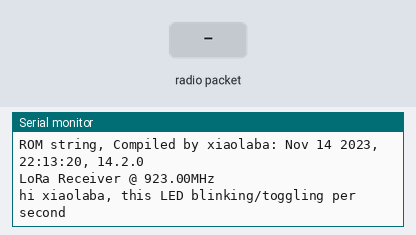
A sketch run on a simulated Arduino Uno, built for the host (arithmetic inside an expression is 32-bit, double 64-bit). Shown: the last lines printed to the serial monitor. The inputs (shaded band) are chosen by the test bench. No radio packets arrive unless stated.

Above: at 1.2 s.
1.3 s: radio packet "1" arrives
At 1.7 s:
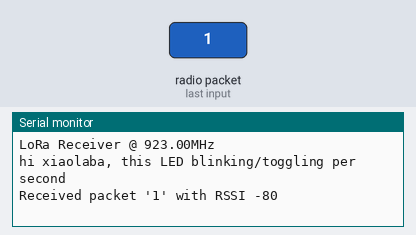
2.8 s: radio packet "0" arrives
At 2.96 s:
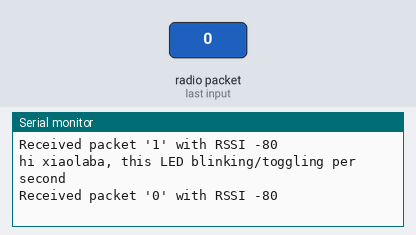
4.3 s: radio packet "2" arrives
At 4.9 s:
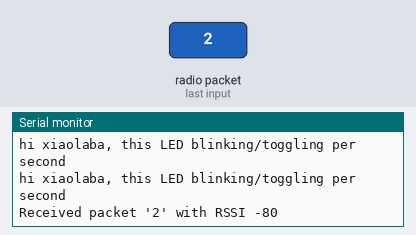

Measured:
- after the input at 1.3 s, the serial monitor: prints a new line at once (image 1)
- after the input at 2.8 s, the serial monitor: prints a new line at once (image 2)
- after the input at 4.3 s, the serial monitor: prints a new line at once (image 3)

The sketch:

LoRaReceiver_test.ino
```cpp
#include <SPI.h>
#include <LoRa.h>

// hardware used: invisiblefun.com, saying a company of HongKong based,
// LoRaWAN chip: SX1276 LoRaWAN
// MCU: Atmega328PB or Atmega328PU or LGT8F328P is pin/pin or object code compatible (www.lgtic.com)
// Real Time Clock: AM8025, AmbiqMirco (ST/TSMC coop company, ASE Taiwan assembly)
// RF power Amp: PSemi chip marking SPA (Murata subsidary, Murata Taiwan assembly /Amkor Korea assembly)
// PCB: Mini LoRa Development Board, PCB V2.0 (China OEM PCB)
// ref: https://www.facebook.com/invisiblefun/posts/pfbid0HpNUCBseRqBnQ8sZ2f5QberJxqALRAVBevNrfMchXY3tJSkpYHzkCUTYtWmqsRGNl
//      In case you need circuit diagram / schematic, written request is available at xiao_laba_cn@yahoo.com
//      or load the simplified diagram by webpage, https://github.com/xiaolaba/AVR_IFS_LoRa_simpleGateway_testing
//      2022-02-05, xiaolaba
#include "LED.hpp"  // LED blink every second, and for SX1276 pin assignment, and hex stamp of build

// software requirement for development,
// install library https://github.com/sandeepmistry/arduino-LoRa
// install Minicore to support Atmega328PB


//const long frequency = 915E6;  // LoRa Frequency 915MHZ
const long frequency = 923E6;  // LoRa Frequency 923MHZ


void setup() {
  Serial.begin(9600);
  while (!Serial);

  buildInfo();

  LoRa.setPins(csPin, resetPin, irqPin);

  if (!LoRa.begin(frequency)) {
    Serial.println("LoRa init failed. Check your connections.");
    while (true);                       // if failed, do nothing
  }

  Serial.println("LoRa Receiver @ " + String(frequency/1E6) + "MHz");

}

void loop() {
  // try to parse packet
  int packetSize = LoRa.parsePacket();
  if (packetSize) {
    // received a packet
    Serial.print("Received packet '");

    // read packet
    while (LoRa.available()) {
      Serial.print((char)LoRa.read());
    }

    // print RSSI of packet
    Serial.print("' with RSSI ");
    Serial.println(LoRa.packetRssi());
  }

  blinkLED ();


}
```

LED.hpp
```cpp
// xiaolaba

// hardware used: invisiblefun.com, SX1276 LoRaWAN chip, Mini LoRa Development Board, PCB V2.0
// ref: https://www.facebook.com/invisiblefun/posts/pfbid0HpNUCBseRqBnQ8sZ2f5QberJxqALRAVBevNrfMchXY3tJSkpYHzkCUTYtWmqsRGNl
//      In case you need circuit diagram / schematic, written request is available at xiao_laba_cn@yahoo.com
//      or load the simplified diagram by webpage, https://github.com/xiaolaba/AVR_IFS_LoRa_simpleGateway_testing
//      2022-02-05, xiaolaba
//
// usage,
// #include "LED.hpp"  // LED blink every second, and for SX1276 pin assignment, and hex stamp of build


/*
- https://www.facebook.com/invisiblefun/posts/2951385615082036
- invisiblefun.com Mini LoRa Development Board
- Samtech SX1276 for 915Mhz and 923Mhz application, LoRaWan chip
- MCU ATMEGA328PB
- AM1805 RTC (I2C interface, PC5/SCL0, PC4/SDA0)
- Extra Interrupt pin for further development, PC0 / PC1 / PC3 pin used
 */

// install this library, a must
// https://mcudude.github.io/MiniCore/package_MCUdude_MiniCore_index.json
// testing done, sucess, 2022-06-20

// specific for this PCB & m328
/*
PC3 ADC3 (ADC Input Channel 3)
PCINT11 (Pin Change Interrupt 11)

PC2 ADC2 (ADC Input Channel 2)
PCINT10 (Pin Change Interrupt 10)

PC1 SCK1 (SPI1 Master Clock output)
ADC1 (ADC Input Channel 1)
PCINT9 (Pin Change Interrupt 9)

PC0 MISO1
ADC0 (ADC Input Channel 0)
PCINT8 (Pin Change Interrupt 8)
*/


//xiaolaba, 2022-06-17
//#define F_CPU 1000000L
// uses MiniCore 328PB, no bootloader, 1MHz internal RC

// SX1276 and m328 pin route
const int csPin = PIN_PB2;          // PIN_PB2, PB2, LoRa radio chip select
const int resetPin = PIN_PC2;       // PC2, LoRa radio reset
const int irqPin = PIN_PD2;          // PD2, change for your board; must be a hardware interrupt pin

// PCB V2.0, on board route
const int reedSwitchPin =  PIN_PB0;// the number of the reedSwitch pin
const int ledPin = PIN_PD5;         // on broad LED testing

// Variables will change:
int ledState = LOW;             // ledState used to set the LED
int reedSwitchState = LOW;      // ledState used to set the LED


// Generally, you should use "unsigned long" for variables that hold time
// The value will quickly become too large for an int to store
unsigned long previousMillis = 0;        // will store last time LED was updated

// constants won't change:
const long interval = 1000;           // 1 second interval at which to blink (milliseconds)

void blinkLED () {
  // here is where you'd put code that needs to be running all the time.

  // check to see if it's time to blink the LED; that is, if the difference
  // between the current time and last time you blinked the LED is bigger than
  // the interval at which you want to blink the LED.
  unsigned long currentMillis = millis();

  if (currentMillis - previousMillis >= interval) {
    // save the last time you blinked the LED
    previousMillis = currentMillis;

    // if the LED is off turn it on and vice-versa:
    if (ledState == LOW) {
      ledState = HIGH;
    } else {
      ledState = LOW;
    }

    // set the LED with the ledState of the variable:
    digitalWrite(ledPin, ledState);	// toggle port pin, LED will be on or off

	Serial.println("hi xiaolaba, this LED blinking/toggling per second");
  }
}


void buildInfo(){
  // Combined string in RAM
  Serial.println( "RAM string, Compiled by xiaolaba: " __DATE__ ", " __TIME__ ", " __VERSION__);

  // The string in Flash
  Serial.print( F("ROM string, Compiled by xiaolaba: "));
  Serial.print( F(__DATE__));
  Serial.print( F(", "));
  Serial.print( F(__TIME__));
  Serial.print( F(", "));
  Serial.println( F(__VERSION__));
}
```
